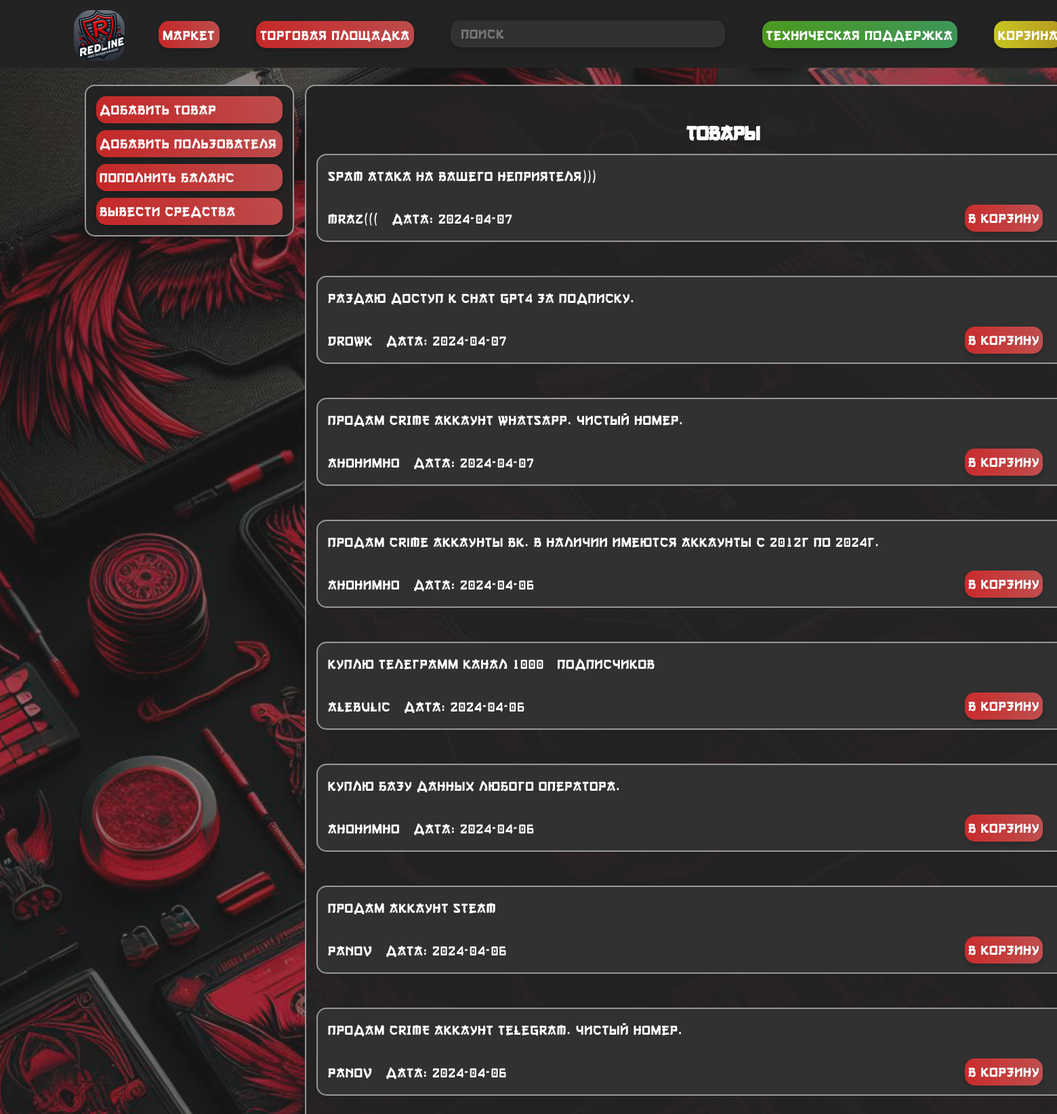
Screenshot of /home (signed in) with the database file from the repository.
### main.py (models this page shows, shortened)
class Tovar(db.Model):
    id = db.Column(db.Integer, primary_key=True, autoincrement=True)
    description = db.Column(db.String(15), nullable=False, unique=True)
    login = db.Column(db.String(15), nullable=False)
    price = db.Column(db.Integer, nullable=False)
    full_description = db.Column(db.Text, nullable=False)
    connect= db.Column(db.Text, nullable=False)
    date = db.Column(db.DateTime, default=datetime.utcnow)

### main.py (the view)
@app.route('/', methods=['POST', 'GET'])
@app.route('/home', methods=['POST', 'GET'])
def index():
    tovars = Tovar.query.order_by(Tovar.date.desc()).all()
    if 'userLogged' not in session:
        username = "Войти"
        balance = "0"
        email = ""
    else:
        username = session['userLogged']
        user = User.query.filter_by(login=session['userLogged']).first()
        balance = user.balance if user else "Р"
        email = user.email if user else ""
    return render_template("index.html", tovars=tovars, username=username, balance=balance, email=email)

### templates/index.html (shortened to what this page needs)
<!DOCTYPE html>
<html lang="ru">
<head>
    <link rel="stylesheet" type="text/css" href="{{ url_for('static', filename='css/style.css') }}">
</head>
<body>
    <header>
        <div class="up">
            <img src="static\img\main\logo.png" class="logo" alt="Описание изображения">
            <div class="block_up">
                <button class="button_up">Маркет</button>
                <button class="button_up">Торговая площадка</button>
                <form action="/search" method="POST" class="search-container">
                    <input type="text" name="query" placeholder="Поиск" class="search-button">
                </form>
                <form action="/help" method="get">
                    <button class="help button_up">Техническая поддержка</button>
                </form>
                <form action="/basket" method="post">
                    <button class="button_up basket">Корзина</button>
                </form>
            </div>
        </div>
    </header>
<div class="lmenu main">
    <form action="/create-tovar-page" method="post">
        <button class="button button_lmenu">Добавить товар</button>
    </form>
    <form action="/create-user-page" method="post">
        <button class="button button_lmenu">Добавить пользователя</button>
    </form>
    <form action="/money" method="post">
        <button class="button button_lmenu">Пополнить баланс</button>
    </form>
    <form action="/help" method="get">
        <button class="button button_lmenu">Вывести средства</button>
    </form>
</div>
<main>
    <h2 class="title">Товары</h2>
    {% for el in tovars %}
        <div class="block">
        <div class="str_1">
            <p>{{el.description}}</p>
        </div>
        <div class="str_1">
            <p>{{el.login}}</p>
            <p class="date">Дата: {{el.date.date()}}</p>
            <form action="/tovar" method="post" class="buy_button">
                <button class="button">В корзину</button>
            </form>
        </div>
    </div>
    {% endfor %}
</main>
</body>
</html>

### static/css/style.css (style rules this page uses)
body { margin: 0; padding: 0; background-color: rgba(0, 0, 0, 0.5); background-image: url('back.png'); background-repeat: no-repeat; background-position: center center; background-attachment: fixed; -webkit-background-size: cover; -moz-background-size: cover; -o-background-size: cover; background-size: cover; }
header { background-color: #232323; color: white; height: 100px; padding: 0px; position: fixed; top: 0; left: 0; width: 100%; z-index: 5; }
.logo { position: absolute; top: 0px; left: 0px; width: 75px; height: 75px; }
.up { font-family: 'Gang of Three[RUS by Daymarius]', sans-serif; position: absolute; margin-top: 15px; margin-left: 7%; margin-right: 7%; height: 55px; width: 1600px; display: inline-flex; }
.block_up { margin-left: 100px; margin-top: 15px; position: relative; }
.search-container { display: inline-block; vertical-align: middle; }
.button { font-family: 'Gang of Three[RUS by Daymarius]'; display: inline-flex; background: linear-gradient(90deg, rgba(255, 45, 45, 0.75) 0%, rgba(242, 91, 91, 0.75) 100%); color: white; border-radius: 15px; border: none; font-size: 20px; cursor: pointer; transition: background-color 0.3s; filter: drop-shadow(0px 4px 4px rgba(0, 0, 0, 0.25)); height: 40px; line-height: 40px; letter-spacing: 1px; margin-left: 15px; margin-right: 15px; margin-top: 10px; display: flex; flex-direction: column; padding: 0px 5px; text-decoration: none; }
.button_up { font-family: 'Gang of Three[RUS by Daymarius]'; display: inline-flex; background: linear-gradient(90deg, rgba(255, 45, 45, 0.75) 0%, rgba(242, 91, 91, 0.75) 100%); color: white; border-radius: 15px; border: none; font-size: 20px; cursor: pointer; transition: background-color 0.3s; filter: drop-shadow(0px 4px 4px rgba(0, 0, 0, 0.25)); margin-left: 25px; height: 40px; line-height: 40px; letter-spacing: 1px; margin-left: 25px; margin-right: 25px; }
.search-button { font-family: 'Gang of Three[RUS by Daymarius]'; background-color: #313131; color: #989898; padding: 0px 15px; border: none; text-align: left; font-size: 20px; cursor: pointer; border-radius: 15px; margin-left: 25px; margin-right: 25px; width: 375px; filter: drop-shadow(0px 4px 4px rgba(0, 0, 0, 0.25)); display: inline-block; height: 40px; line-height: 40px; letter-spacing: 1px; margin-bottom: 7px; }
.help { background: linear-gradient(90deg, rgba(92, 194, 33, 0.75) 0%, rgba(72, 190, 108, 0.75) 100%); }
.basket { background: linear-gradient(90deg, rgba(255, 251, 35, 0.76) 0%, rgba(231, 195, 35, 0.75) 100%); }
.title { position: relative; text-align: center; line-height: 20px; padding-bottom: 10px; top: 15px; }
main { font-family: 'Gang of Three[RUS by Daymarius]'; background-color: rgba(35, 35, 35, 0.95); color: white; height: auto; padding: 0px 15px; text-align: left; font-size: 20px; cursor: pointer; border-radius: 15px; margin-left: 450px; width: 1200px; padding-bottom:100px ; border: 2px solid #989898; position: relative; top: 125px; }
.block { background-color: #313131; font-family: 'Gang of Three[RUS by Daymarius]'; color: white; padding: 0px 15px; border: none; text-align: left; font-size: 20px; cursor: pointer; border-radius: 15px; margin-bottom: 50px; border: 2px solid #989898; }
.str_1 { display: flex; flex-direction: row; letter-spacing: 1px; }
.buy_button { position:absolute; display: flex; height: 35px; width: auto ; margin-left: 925px; margin-bottom: 20px; letter-spacing: 1px; }
form { display: inline-block; }
.date { margin-left: 20px; }
.lmenu { font-family: 'Gang of Three[RUS by Daymarius]'; float: left; position: fixed; background-color: rgba(35, 35, 35, 0.95); color: white; border: none; text-align: left; font-size: 20px; cursor: pointer; border-radius: 15px; display: flex; flex-direction: column; align-items: center; margin-left: 125px; margin-top: 125px; padding-bottom: 15px; padding-top: 5px; display: flex; flex-direction: column; align-items: flex-start; border: 2px solid #989898; }
.button_lmenu { width: 275px; }
.title { font-family: 'Gang of Three[RUS by Daymarius]'; text-align: center; padding-top: 20px; }
input, textarea { font-family: 'Arial'; }

### rows the page displays
Tovar: description "Spam атака на вашего неприятеля)))", login "Mraz(((", date "2024-04-07"
Tovar: description "РАЗДАЮ ДОСТУП К CHAT GPT4 ЗА ПОДПИСКУ.", login "Drowk", date "2024-04-07"
Tovar: description "Продам CRIME аккаунт Whatsapp. Чистый номер.", login "Анонимно", date "2024-04-07"
Tovar: description "Продам crime аккаунты ВК. В наличии имеются аккаунты с 2012г по 2024г.", login "Анонимно", date "2024-04-06"
Tovar: description "Куплю телеграмм канал 1000+ подписчиков", login "Alebulic", date "2024-04-06"
Tovar: description "Куплю базу данных любого оператора.", login "Анонимно", date "2024-04-06"
Tovar: description "Продам аккаунт Steam", login "Panov", date "2024-04-06"
Tovar: description "Продам CRIME аккаунт telegram. Чистый номер.", login "Panov", date "2024-04-06"
